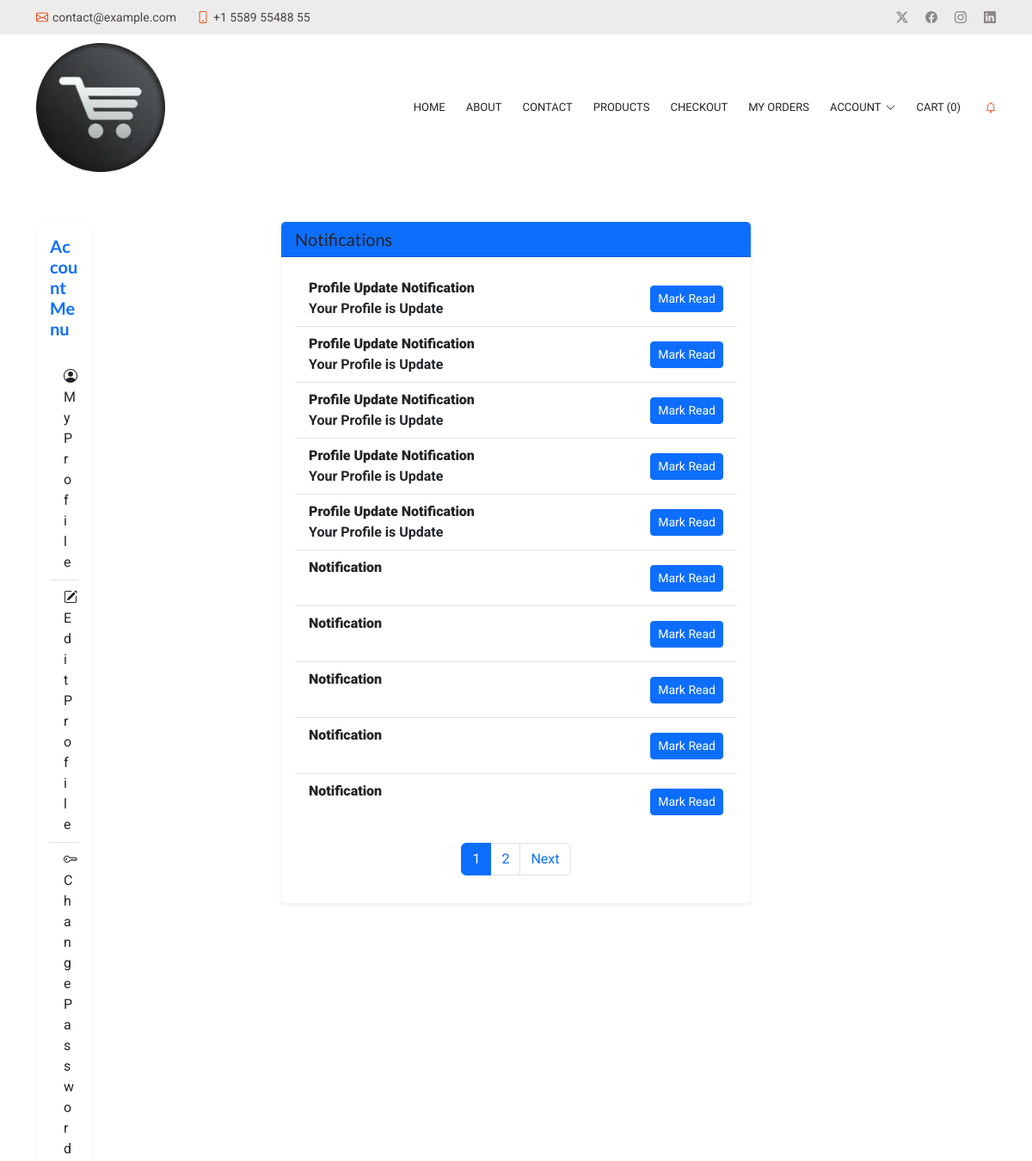
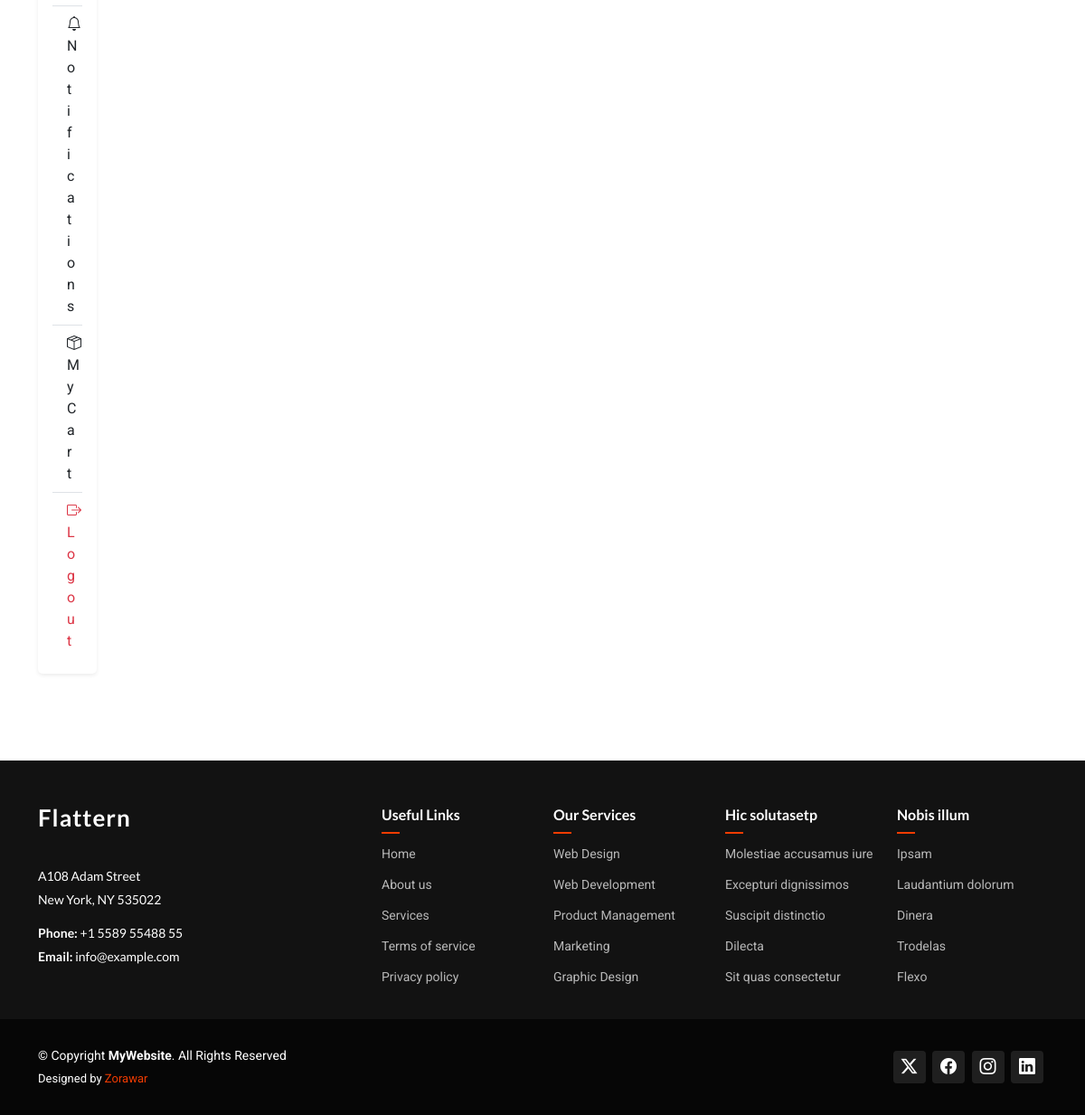
The app's page /notification.php (signed in) with its own data (2 pictures, top to bottom).
### tables this page shows
CREATE TABLE `notification_table` (
  `id` int(11) NOT NULL,
  `user_id` varchar(20) DEFAULT NULL,
  `display` tinyint(1) DEFAULT 0,
  `title` varchar(255) DEFAULT NULL,
  `description` text DEFAULT NULL,
  `created_at` varchar(30) DEFAULT NULL,
  `is_read` tinyint(1) DEFAULT 0
);

### notification.php (the view, shortened to what this page needs)
<?php
include("include/header.php");
$user_id = $_SESSION['user_id'];
$limit = 10;
$page = isset($_GET['page']) && is_numeric($_GET['page']) ? (int)$_GET['page'] : 1;
$offset = ($page - 1) * $limit;
$count_query = "SELECT COUNT(*) as total FROM `notification_table` WHERE user_id = '$user_id'";
$count_result = mysqli_query($connect, $count_query);
$count_row = mysqli_fetch_assoc($count_result);
$total_notifications = $count_row['total'];
$total_pages = ceil($total_notifications / $limit);
$query = "SELECT * FROM `notification_table` WHERE user_id = '$user_id' ORDER BY created_at DESC LIMIT $limit OFFSET $offset";
$result = mysqli_query($connect, $query);
?>
<div class="container my-5">
    <div class="row">
        <div class="col-lg-3 mb-4">
            <?php include("include/myaccount_dashboard.php"); ?>
        </div>
        <div class="col-lg-6">
            <div class="card shadow-sm">
                <div class="card-header bg-primary text-white">
                    <h5 class="mb-0">Notifications</h5>
                </div>
                <div class="card-body">
                    <?php if (mysqli_num_rows($result) > 0): ?>
                        <ul class="list-group list-group-flush">
                            <?php while ($row = mysqli_fetch_assoc($result)): ?>
                                <li class="list-group-item d-flex justify-content-between align-items-center <?php echo $row['is_read'] ? '' : 'fw-bold'; ?>" data-id="<?php echo $row['id']; ?>">
                                    <div>
                                        <strong><?php echo htmlspecialchars($row['title'] ?? 'Notification'); ?></strong>
                                        <br>
                                        <span><?php echo htmlspecialchars($row['description'] ?? ''); ?></span>
                                        <br>
                                    </div>
                                    <button class="btn btn-sm <?php echo $row['is_read'] ? 'btn-outline-primary' : 'btn-primary'; ?> mark-read-btn" data-read="<?php echo $row['is_read'] ? '1' : '0'; ?>">
                                        <?php echo $row['is_read'] ? 'Mark Unread' : 'Mark Read'; ?>
                                    </button>
                                </li>
                            <?php endwhile; ?>
                        </ul>
                        <nav aria-label="Page navigation" class="mt-3">
                            <ul class="pagination justify-content-center">
                                <?php for ($i = 1; $i <= $total_pages; $i++): ?>
                                    <li class="page-item <?php echo ($i == $page) ? 'active' : ''; ?>">
                                        <a class="page-link" href="?page=<?php echo $i; ?>"><?php echo $i; ?></a>
                                    </li>
                                <?php endfor; ?>
                                <?php if($page < $total_pages): ?>
                                    <li class="page-item"><a class="page-link" href="?page=<?php echo $page+1; ?>">Next</a></li>
                                <?php endif; ?>
                            </ul>
                        </nav>
                    <?php else: ?>
                        <div class="alert alert-info mb-0">No notifications found.</div>
                    <?php endif; ?>
                </div>
            </div>
        </div>
    </div>
</div>
<?php include("include/footer.php"); ?>

### assets/css/main.css (style rules this page uses)
:root { --default-font: "Roboto", system-ui, -apple-system, "Segoe UI", Roboto, "Helvetica Neue", Arial, "Noto Sans", "Liberation Sans", sans-serif, "Apple Color Emoji", "Segoe UI Emoji", "Segoe UI Symbol", "Noto Color Emoji"; --heading-font: "Lato", sans-serif; --nav-font: "Raleway", sans-serif; }
:root { --background-color: #ffffff; --default-color: #4d4643; --heading-color: #2b2320; --accent-color: #f03c02; --surface-color: #ffffff; --contrast-color: #ffffff; }
:root { --nav-color: #212529; --nav-hover-color: #f03c02; --nav-mobile-background-color: #ffffff; --nav-dropdown-background-color: #ffffff; --nav-dropdown-color: #212529; --nav-dropdown-hover-color: #f03c02; }
:root { scroll-behavior: smooth; }
body { color: var(--default-color); background-color: var(--background-color); font-family: var(--default-font); }
a { color: var(--accent-color); text-decoration: none; transition: 0.3s; }
h1, h2, h3, h4, h5, h6 { color: var(--heading-color); font-family: var(--heading-font); }
.bg-primary { background-image: url('your-image.jpg'); background-size: cover; background-position: center; }
.card { background: #ffffff; -webkit-border-radius: 5px; -moz-border-radius: 5px; border-radius: 5px; border: 0; margin-bottom: 1rem; }

### records on screen
notification_table: title "Profile Update Notification", description "Your Profile is Update", is_read "Mark Read"
notification_table: title "Profile Update Notification", description "Your Profile is Update", is_read "Mark Read"
notification_table: title "Profile Update Notification", description "Your Profile is Update", is_read "Mark Read"
notification_table: title "Profile Update Notification", description "Your Profile is Update", is_read "Mark Read"
notification_table: title "Profile Update Notification", description "Your Profile is Update", is_read "Mark Read"
notification_table: title "Notification", is_read "Mark Read"
notification_table: title "Notification", is_read "Mark Read"
notification_table: title "Notification", is_read "Mark Read"
notification_table: title "Notification", is_read "Mark Read"
notification_table: title "Notification", is_read "Mark Read"
